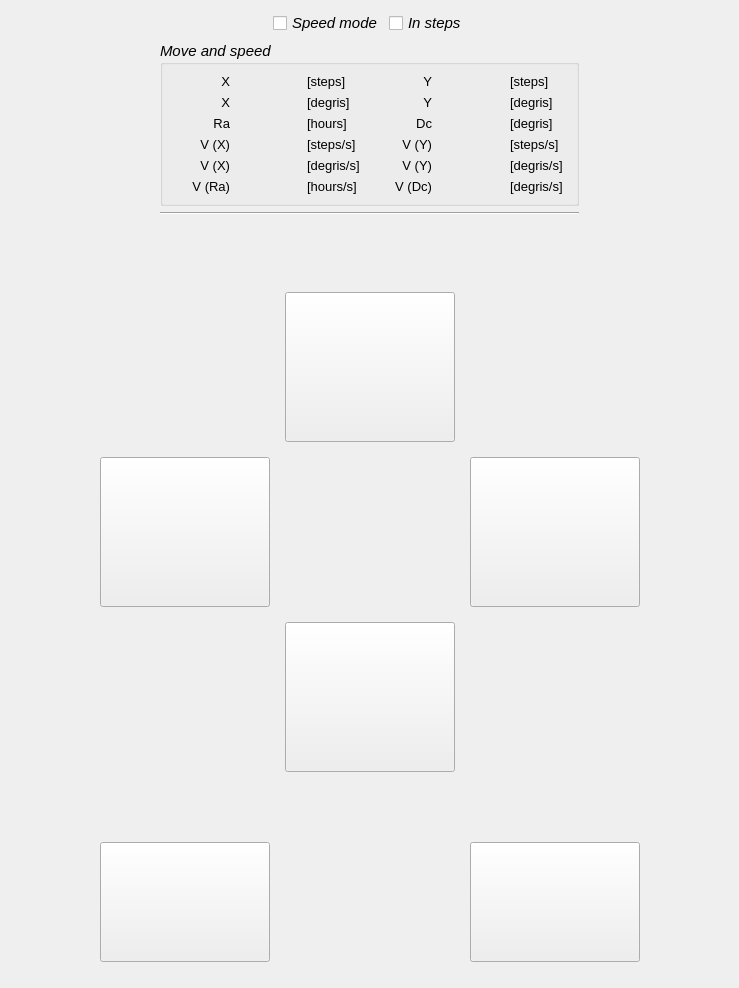
<?xml version="1.0" encoding="UTF-8"?>
<ui version="4.0">
 <class>tlinsUiPolit4</class>
 <widget class="QWidget" name="tlinsUiPolit4">
  <property name="geometry">
   <rect>
    <x>0</x>
    <y>0</y>
    <width>739</width>
    <height>988</height>
   </rect>
  </property>
  <property name="sizePolicy">
   <sizepolicy hsizetype="Expanding" vsizetype="Expanding">
    <horstretch>0</horstretch>
    <verstretch>0</verstretch>
   </sizepolicy>
  </property>
  <property name="windowTitle">
   <string>Form</string>
  </property>
  <layout class="QHBoxLayout" name="horizontalLayout_4">
   <property name="leftMargin">
    <number>0</number>
   </property>
   <property name="rightMargin">
    <number>0</number>
   </property>
   <item>
    <layout class="QGridLayout" name="gridLayout">
     <item row="0" column="0">
      <layout class="QHBoxLayout" name="horizontalLayout_2">
       <item>
        <spacer name="horizontalSpacer_8">
         <property name="orientation">
          <enum>Qt::Horizontal</enum>
         </property>
         <property name="sizeHint" stdset="0">
          <size>
           <width>40</width>
           <height>20</height>
          </size>
         </property>
        </spacer>
       </item>
       <item>
        <widget class="QCheckBox" name="speedMode">
         <property name="font">
          <font>
           <pointsize>11</pointsize>
           <italic>true</italic>
          </font>
         </property>
         <property name="text">
          <string>Speed mode</string>
         </property>
        </widget>
       </item>
       <item>
        <widget class="QCheckBox" name="inSteps">
         <property name="font">
          <font>
           <pointsize>11</pointsize>
           <italic>true</italic>
          </font>
         </property>
         <property name="text">
          <string>In steps</string>
         </property>
        </widget>
       </item>
       <item>
        <spacer name="horizontalSpacer_7">
         <property name="orientation">
          <enum>Qt::Horizontal</enum>
         </property>
         <property name="sizeHint" stdset="0">
          <size>
           <width>40</width>
           <height>20</height>
          </size>
         </property>
        </spacer>
       </item>
      </layout>
     </item>
     <item row="4" column="0">
      <layout class="QGridLayout" name="gridLayout_2">
       <property name="topMargin">
        <number>15</number>
       </property>
       <property name="bottomMargin">
        <number>15</number>
       </property>
       <property name="spacing">
        <number>15</number>
       </property>
       <item row="2" column="4">
        <widget class="QPushButton" name="bRight">
         <property name="sizePolicy">
          <sizepolicy hsizetype="Expanding" vsizetype="Expanding">
           <horstretch>0</horstretch>
           <verstretch>0</verstretch>
          </sizepolicy>
         </property>
         <property name="minimumSize">
          <size>
           <width>170</width>
           <height>150</height>
          </size>
         </property>
         <property name="maximumSize">
          <size>
           <width>170</width>
           <height>150</height>
          </size>
         </property>
         <property name="sizeIncrement">
          <size>
           <width>1</width>
           <height>1</height>
          </size>
         </property>
         <property name="baseSize">
          <size>
           <width>20</width>
           <height>20</height>
          </size>
         </property>
         <property name="icon">
          <iconset resource="resource.qrc">
           <normaloff>:/icons/ic_keyboard_arrow_right_black_24px.svg</normaloff>:/icons/ic_keyboard_arrow_right_black_24px.svg</iconset>
         </property>
         <property name="iconSize">
          <size>
           <width>70</width>
           <height>70</height>
          </size>
         </property>
         <property name="autoRepeat">
          <bool>false</bool>
         </property>
         <property name="autoExclusive">
          <bool>false</bool>
         </property>
         <property name="flat">
          <bool>false</bool>
         </property>
        </widget>
       </item>
       <item row="2" column="1">
        <spacer name="horizontalSpacer_3">
         <property name="orientation">
          <enum>Qt::Horizontal</enum>
         </property>
         <property name="sizeHint" stdset="0">
          <size>
           <width>40</width>
           <height>20</height>
          </size>
         </property>
        </spacer>
       </item>
       <item row="0" column="3">
        <spacer name="verticalSpacer">
         <property name="orientation">
          <enum>Qt::Vertical</enum>
         </property>
         <property name="sizeHint" stdset="0">
          <size>
           <width>20</width>
           <height>40</height>
          </size>
         </property>
        </spacer>
       </item>
       <item row="5" column="4">
        <widget class="QPushButton" name="bStop">
         <property name="sizePolicy">
          <sizepolicy hsizetype="Expanding" vsizetype="Expanding">
           <horstretch>0</horstretch>
           <verstretch>0</verstretch>
          </sizepolicy>
         </property>
         <property name="minimumSize">
          <size>
           <width>170</width>
           <height>120</height>
          </size>
         </property>
         <property name="maximumSize">
          <size>
           <width>170</width>
           <height>120</height>
          </size>
         </property>
         <property name="sizeIncrement">
          <size>
           <width>1</width>
           <height>1</height>
          </size>
         </property>
         <property name="baseSize">
          <size>
           <width>20</width>
           <height>20</height>
          </size>
         </property>
         <property name="icon">
          <iconset resource="resource.qrc">
           <normaloff>:/icons/pause.svg</normaloff>:/icons/pause.svg</iconset>
         </property>
         <property name="iconSize">
          <size>
           <width>50</width>
           <height>50</height>
          </size>
         </property>
         <property name="flat">
          <bool>false</bool>
         </property>
        </widget>
       </item>
       <item row="2" column="5">
        <spacer name="horizontalSpacer_4">
         <property name="orientation">
          <enum>Qt::Horizontal</enum>
         </property>
         <property name="sizeHint" stdset="0">
          <size>
           <width>40</width>
           <height>20</height>
          </size>
         </property>
        </spacer>
       </item>
       <item row="2" column="2">
        <widget class="QPushButton" name="bLeft">
         <property name="sizePolicy">
          <sizepolicy hsizetype="Expanding" vsizetype="Expanding">
           <horstretch>0</horstretch>
           <verstretch>0</verstretch>
          </sizepolicy>
         </property>
         <property name="minimumSize">
          <size>
           <width>170</width>
           <height>150</height>
          </size>
         </property>
         <property name="maximumSize">
          <size>
           <width>170</width>
           <height>150</height>
          </size>
         </property>
         <property name="sizeIncrement">
          <size>
           <width>1</width>
           <height>1</height>
          </size>
         </property>
         <property name="baseSize">
          <size>
           <width>20</width>
           <height>20</height>
          </size>
         </property>
         <property name="icon">
          <iconset resource="resource.qrc">
           <normaloff>:/icons/ic_keyboard_arrow_left_black_24px.svg</normaloff>:/icons/ic_keyboard_arrow_left_black_24px.svg</iconset>
         </property>
         <property name="iconSize">
          <size>
           <width>70</width>
           <height>70</height>
          </size>
         </property>
         <property name="autoRepeat">
          <bool>false</bool>
         </property>
         <property name="autoExclusive">
          <bool>false</bool>
         </property>
         <property name="flat">
          <bool>false</bool>
         </property>
        </widget>
       </item>
       <item row="1" column="3">
        <widget class="QPushButton" name="bUp">
         <property name="sizePolicy">
          <sizepolicy hsizetype="Expanding" vsizetype="Expanding">
           <horstretch>0</horstretch>
           <verstretch>0</verstretch>
          </sizepolicy>
         </property>
         <property name="minimumSize">
          <size>
           <width>170</width>
           <height>150</height>
          </size>
         </property>
         <property name="maximumSize">
          <size>
           <width>170</width>
           <height>150</height>
          </size>
         </property>
         <property name="sizeIncrement">
          <size>
           <width>1</width>
           <height>1</height>
          </size>
         </property>
         <property name="baseSize">
          <size>
           <width>20</width>
           <height>20</height>
          </size>
         </property>
         <property name="icon">
          <iconset resource="resource.qrc">
           <normaloff>:/icons/ic_keyboard_arrow_up_black_24px.svg</normaloff>:/icons/ic_keyboard_arrow_up_black_24px.svg</iconset>
         </property>
         <property name="iconSize">
          <size>
           <width>70</width>
           <height>70</height>
          </size>
         </property>
         <property name="shortcut">
          <string comment="Ctrl+W"/>
         </property>
         <property name="autoRepeat">
          <bool>false</bool>
         </property>
         <property name="autoExclusive">
          <bool>false</bool>
         </property>
         <property name="flat">
          <bool>false</bool>
         </property>
        </widget>
       </item>
       <item row="5" column="2">
        <widget class="QPushButton" name="bAbort">
         <property name="sizePolicy">
          <sizepolicy hsizetype="Ignored" vsizetype="Ignored">
           <horstretch>0</horstretch>
           <verstretch>0</verstretch>
          </sizepolicy>
         </property>
         <property name="minimumSize">
          <size>
           <width>170</width>
           <height>120</height>
          </size>
         </property>
         <property name="maximumSize">
          <size>
           <width>170</width>
           <height>120</height>
          </size>
         </property>
         <property name="sizeIncrement">
          <size>
           <width>1</width>
           <height>1</height>
          </size>
         </property>
         <property name="baseSize">
          <size>
           <width>20</width>
           <height>20</height>
          </size>
         </property>
         <property name="icon">
          <iconset resource="resource.qrc">
           <normaloff>:/icons/cancel-button.svg</normaloff>:/icons/cancel-button.svg</iconset>
         </property>
         <property name="iconSize">
          <size>
           <width>50</width>
           <height>50</height>
          </size>
         </property>
         <property name="flat">
          <bool>false</bool>
         </property>
        </widget>
       </item>
       <item row="3" column="3">
        <widget class="QPushButton" name="bDown">
         <property name="sizePolicy">
          <sizepolicy hsizetype="Expanding" vsizetype="Expanding">
           <horstretch>0</horstretch>
           <verstretch>0</verstretch>
          </sizepolicy>
         </property>
         <property name="minimumSize">
          <size>
           <width>170</width>
           <height>150</height>
          </size>
         </property>
         <property name="maximumSize">
          <size>
           <width>170</width>
           <height>150</height>
          </size>
         </property>
         <property name="sizeIncrement">
          <size>
           <width>1</width>
           <height>1</height>
          </size>
         </property>
         <property name="baseSize">
          <size>
           <width>20</width>
           <height>20</height>
          </size>
         </property>
         <property name="icon">
          <iconset resource="resource.qrc">
           <normaloff>:/icons/ic_keyboard_arrow_down_black_24px.svg</normaloff>:/icons/ic_keyboard_arrow_down_black_24px.svg</iconset>
         </property>
         <property name="iconSize">
          <size>
           <width>70</width>
           <height>70</height>
          </size>
         </property>
         <property name="autoRepeat">
          <bool>false</bool>
         </property>
         <property name="autoExclusive">
          <bool>false</bool>
         </property>
         <property name="flat">
          <bool>false</bool>
         </property>
        </widget>
       </item>
       <item row="4" column="3">
        <spacer name="verticalSpacer_2">
         <property name="orientation">
          <enum>Qt::Vertical</enum>
         </property>
         <property name="sizeHint" stdset="0">
          <size>
           <width>20</width>
           <height>40</height>
          </size>
         </property>
        </spacer>
       </item>
      </layout>
     </item>
     <item row="1" column="0">
      <layout class="QGridLayout" name="gridLayout_3">
       <item row="0" column="0">
        <spacer name="horizontalSpacer_9">
         <property name="orientation">
          <enum>Qt::Horizontal</enum>
         </property>
         <property name="sizeType">
          <enum>QSizePolicy::Preferred</enum>
         </property>
         <property name="sizeHint" stdset="0">
          <size>
           <width>160</width>
           <height>20</height>
          </size>
         </property>
        </spacer>
       </item>
       <item row="0" column="2">
        <spacer name="horizontalSpacer_5">
         <property name="orientation">
          <enum>Qt::Horizontal</enum>
         </property>
         <property name="sizeType">
          <enum>QSizePolicy::Preferred</enum>
         </property>
         <property name="sizeHint" stdset="0">
          <size>
           <width>160</width>
           <height>20</height>
          </size>
         </property>
        </spacer>
       </item>
       <item row="0" column="1">
        <widget class="QGroupBox" name="groupBox">
         <property name="sizePolicy">
          <sizepolicy hsizetype="Preferred" vsizetype="Minimum">
           <horstretch>0</horstretch>
           <verstretch>0</verstretch>
          </sizepolicy>
         </property>
         <property name="font">
          <font>
           <pointsize>11</pointsize>
           <italic>true</italic>
          </font>
         </property>
         <property name="title">
          <string>Move and speed</string>
         </property>
         <property name="flat">
          <bool>true</bool>
         </property>
         <layout class="QGridLayout" name="gridLayout_4">
          <item row="0" column="0">
           <layout class="QGridLayout" name="gridLayout_6">
            <property name="horizontalSpacing">
             <number>10</number>
            </property>
            <item row="1" column="5">
             <widget class="QLabel" name="ltddy">
              <property name="font">
               <font>
                <pointsize>10</pointsize>
                <italic>false</italic>
               </font>
              </property>
              <property name="text">
               <string>[degris]</string>
              </property>
              <property name="alignment">
               <set>Qt::AlignLeading|Qt::AlignLeft|Qt::AlignVCenter</set>
              </property>
             </widget>
            </item>
            <item row="2" column="2">
             <widget class="QLabel" name="ltdax">
              <property name="font">
               <font>
                <pointsize>10</pointsize>
                <italic>false</italic>
               </font>
              </property>
              <property name="text">
               <string>[hours]</string>
              </property>
              <property name="alignment">
               <set>Qt::AlignLeading|Qt::AlignLeft|Qt::AlignVCenter</set>
              </property>
             </widget>
            </item>
            <item row="0" column="4">
             <widget class="tlinsWDecimalValue" name="Sy" native="true">
              <property name="font">
               <font>
                <pointsize>10</pointsize>
                <italic>false</italic>
               </font>
              </property>
             </widget>
            </item>
            <item row="0" column="3">
             <widget class="QLabel" name="ldsy">
              <property name="font">
               <font>
                <pointsize>10</pointsize>
                <italic>false</italic>
               </font>
              </property>
              <property name="text">
               <string>Y</string>
              </property>
              <property name="alignment">
               <set>Qt::AlignRight|Qt::AlignTrailing|Qt::AlignVCenter</set>
              </property>
             </widget>
            </item>
            <item row="2" column="5">
             <widget class="QLabel" name="ltday">
              <property name="font">
               <font>
                <pointsize>10</pointsize>
                <italic>false</italic>
               </font>
              </property>
              <property name="text">
               <string>[degris]</string>
              </property>
              <property name="alignment">
               <set>Qt::AlignLeading|Qt::AlignLeft|Qt::AlignVCenter</set>
              </property>
             </widget>
            </item>
            <item row="1" column="2">
             <widget class="QLabel" name="ltddx">
              <property name="font">
               <font>
                <pointsize>10</pointsize>
                <italic>false</italic>
               </font>
              </property>
              <property name="text">
               <string>[degris]</string>
              </property>
              <property name="alignment">
               <set>Qt::AlignLeading|Qt::AlignLeft|Qt::AlignVCenter</set>
              </property>
             </widget>
            </item>
            <item row="2" column="1">
             <widget class="tlinsWCoordinateHourAngle" name="RaX" native="true">
              <property name="font">
               <font>
                <pointsize>10</pointsize>
                <italic>false</italic>
               </font>
              </property>
             </widget>
            </item>
            <item row="2" column="3">
             <widget class="QLabel" name="lday">
              <property name="font">
               <font>
                <pointsize>10</pointsize>
                <italic>false</italic>
               </font>
              </property>
              <property name="text">
               <string>Dc</string>
              </property>
              <property name="alignment">
               <set>Qt::AlignRight|Qt::AlignTrailing|Qt::AlignVCenter</set>
              </property>
             </widget>
            </item>
            <item row="3" column="4">
             <widget class="tlinsWDecimalValue" name="VSy" native="true">
              <property name="font">
               <font>
                <pointsize>10</pointsize>
                <italic>false</italic>
               </font>
              </property>
             </widget>
            </item>
            <item row="4" column="4">
             <widget class="tlinsWCoordinateDegris" name="VDy" native="true">
              <property name="font">
               <font>
                <pointsize>10</pointsize>
                <italic>false</italic>
               </font>
              </property>
             </widget>
            </item>
            <item row="4" column="3">
             <widget class="QLabel" name="lvdy">
              <property name="font">
               <font>
                <pointsize>10</pointsize>
                <italic>false</italic>
               </font>
              </property>
              <property name="text">
               <string>V (Y)</string>
              </property>
              <property name="alignment">
               <set>Qt::AlignRight|Qt::AlignTrailing|Qt::AlignVCenter</set>
              </property>
             </widget>
            </item>
            <item row="4" column="5">
             <widget class="QLabel" name="ltvdy">
              <property name="font">
               <font>
                <pointsize>10</pointsize>
                <italic>false</italic>
               </font>
              </property>
              <property name="text">
               <string>[degris/s]</string>
              </property>
              <property name="alignment">
               <set>Qt::AlignLeading|Qt::AlignLeft|Qt::AlignVCenter</set>
              </property>
             </widget>
            </item>
            <item row="5" column="4">
             <widget class="tlinsWCoordinateDeclination" name="VDc" native="true">
              <property name="font">
               <font>
                <pointsize>10</pointsize>
                <italic>false</italic>
               </font>
              </property>
             </widget>
            </item>
            <item row="0" column="0">
             <widget class="QLabel" name="ldsx">
              <property name="font">
               <font>
                <pointsize>10</pointsize>
                <italic>false</italic>
               </font>
              </property>
              <property name="text">
               <string> X</string>
              </property>
              <property name="alignment">
               <set>Qt::AlignRight|Qt::AlignTrailing|Qt::AlignVCenter</set>
              </property>
             </widget>
            </item>
            <item row="4" column="1">
             <widget class="tlinsWCoordinateDegris" name="VDx" native="true">
              <property name="font">
               <font>
                <pointsize>10</pointsize>
                <italic>false</italic>
               </font>
              </property>
             </widget>
            </item>
            <item row="2" column="0">
             <widget class="QLabel" name="ldax">
              <property name="font">
               <font>
                <pointsize>10</pointsize>
                <italic>false</italic>
               </font>
              </property>
              <property name="text">
               <string>Ra</string>
              </property>
              <property name="alignment">
               <set>Qt::AlignRight|Qt::AlignTrailing|Qt::AlignVCenter</set>
              </property>
             </widget>
            </item>
            <item row="1" column="0">
             <widget class="QLabel" name="lddx">
              <property name="font">
               <font>
                <pointsize>10</pointsize>
                <italic>false</italic>
               </font>
              </property>
              <property name="text">
               <string>X</string>
              </property>
              <property name="alignment">
               <set>Qt::AlignRight|Qt::AlignTrailing|Qt::AlignVCenter</set>
              </property>
             </widget>
            </item>
            <item row="3" column="5">
             <widget class="QLabel" name="ltvsy">
              <property name="font">
               <font>
                <pointsize>10</pointsize>
                <italic>false</italic>
               </font>
              </property>
              <property name="text">
               <string>[steps/s]</string>
              </property>
              <property name="alignment">
               <set>Qt::AlignLeading|Qt::AlignLeft|Qt::AlignVCenter</set>
              </property>
             </widget>
            </item>
            <item row="3" column="3">
             <widget class="QLabel" name="lvsy">
              <property name="font">
               <font>
                <pointsize>10</pointsize>
                <italic>false</italic>
               </font>
              </property>
              <property name="text">
               <string>V (Y)</string>
              </property>
              <property name="alignment">
               <set>Qt::AlignRight|Qt::AlignTrailing|Qt::AlignVCenter</set>
              </property>
             </widget>
            </item>
            <item row="5" column="1">
             <widget class="tlinsWCoordinateHourAngle" name="VRa" native="true">
              <property name="font">
               <font>
                <pointsize>10</pointsize>
                <italic>false</italic>
               </font>
              </property>
             </widget>
            </item>
            <item row="5" column="2">
             <widget class="QLabel" name="ltvax">
              <property name="font">
               <font>
                <pointsize>10</pointsize>
                <italic>false</italic>
               </font>
              </property>
              <property name="text">
               <string>[hours/s]</string>
              </property>
              <property name="alignment">
               <set>Qt::AlignLeading|Qt::AlignLeft|Qt::AlignVCenter</set>
              </property>
             </widget>
            </item>
            <item row="3" column="0">
             <widget class="QLabel" name="lvsx">
              <property name="font">
               <font>
                <pointsize>10</pointsize>
                <italic>false</italic>
               </font>
              </property>
              <property name="text">
               <string>V (X)</string>
              </property>
              <property name="alignment">
               <set>Qt::AlignRight|Qt::AlignTrailing|Qt::AlignVCenter</set>
              </property>
             </widget>
            </item>
            <item row="4" column="2">
             <widget class="QLabel" name="ltvdx">
              <property name="font">
               <font>
                <pointsize>10</pointsize>
                <italic>false</italic>
               </font>
              </property>
              <property name="text">
               <string>[degris/s]</string>
              </property>
              <property name="alignment">
               <set>Qt::AlignLeading|Qt::AlignLeft|Qt::AlignVCenter</set>
              </property>
             </widget>
            </item>
            <item row="2" column="4">
             <widget class="tlinsWCoordinateDeclination" name="DcY" native="true">
              <property name="font">
               <font>
                <pointsize>10</pointsize>
                <italic>false</italic>
               </font>
              </property>
             </widget>
            </item>
            <item row="4" column="0">
             <widget class="QLabel" name="lvdx">
              <property name="font">
               <font>
                <pointsize>10</pointsize>
                <italic>false</italic>
               </font>
              </property>
              <property name="text">
               <string>V (X)</string>
              </property>
              <property name="alignment">
               <set>Qt::AlignRight|Qt::AlignTrailing|Qt::AlignVCenter</set>
              </property>
             </widget>
            </item>
            <item row="1" column="4">
             <widget class="tlinsWCoordinateDegris" name="Dy" native="true">
              <property name="font">
               <font>
                <pointsize>10</pointsize>
                <italic>false</italic>
               </font>
              </property>
             </widget>
            </item>
            <item row="5" column="5">
             <widget class="QLabel" name="ltvay">
              <property name="font">
               <font>
                <pointsize>10</pointsize>
                <italic>false</italic>
               </font>
              </property>
              <property name="text">
               <string>[degris/s]</string>
              </property>
              <property name="alignment">
               <set>Qt::AlignLeading|Qt::AlignLeft|Qt::AlignVCenter</set>
              </property>
             </widget>
            </item>
            <item row="3" column="2">
             <widget class="QLabel" name="ltvsx">
              <property name="font">
               <font>
                <pointsize>10</pointsize>
                <italic>false</italic>
               </font>
              </property>
              <property name="text">
               <string>[steps/s]</string>
              </property>
              <property name="alignment">
               <set>Qt::AlignLeading|Qt::AlignLeft|Qt::AlignVCenter</set>
              </property>
             </widget>
            </item>
            <item row="5" column="3">
             <widget class="QLabel" name="lvay">
              <property name="font">
               <font>
                <pointsize>10</pointsize>
                <italic>false</italic>
               </font>
              </property>
              <property name="text">
               <string>V (Dc)</string>
              </property>
              <property name="alignment">
               <set>Qt::AlignRight|Qt::AlignTrailing|Qt::AlignVCenter</set>
              </property>
             </widget>
            </item>
            <item row="0" column="1">
             <widget class="tlinsWDecimalValue" name="Sx" native="true">
              <property name="font">
               <font>
                <pointsize>10</pointsize>
                <italic>false</italic>
               </font>
              </property>
             </widget>
            </item>
            <item row="0" column="2">
             <widget class="QLabel" name="ltdsx">
              <property name="font">
               <font>
                <pointsize>10</pointsize>
                <italic>false</italic>
               </font>
              </property>
              <property name="text">
               <string>[steps]</string>
              </property>
              <property name="alignment">
               <set>Qt::AlignLeading|Qt::AlignLeft|Qt::AlignVCenter</set>
              </property>
             </widget>
            </item>
            <item row="3" column="1">
             <widget class="tlinsWDecimalValue" name="VSx" native="true">
              <property name="font">
               <font>
                <pointsize>10</pointsize>
                <italic>false</italic>
               </font>
              </property>
             </widget>
            </item>
            <item row="1" column="1">
             <widget class="tlinsWCoordinateDegris" name="Dx" native="true">
              <property name="font">
               <font>
                <pointsize>10</pointsize>
                <italic>false</italic>
               </font>
              </property>
             </widget>
            </item>
            <item row="1" column="3">
             <widget class="QLabel" name="lddy">
              <property name="font">
               <font>
                <pointsize>10</pointsize>
                <italic>false</italic>
               </font>
              </property>
              <property name="text">
               <string>Y</string>
              </property>
              <property name="alignment">
               <set>Qt::AlignRight|Qt::AlignTrailing|Qt::AlignVCenter</set>
              </property>
             </widget>
            </item>
            <item row="0" column="5">
             <widget class="QLabel" name="ltdsy">
              <property name="font">
               <font>
                <pointsize>10</pointsize>
                <italic>false</italic>
               </font>
              </property>
              <property name="text">
               <string>[steps]</string>
              </property>
              <property name="alignment">
               <set>Qt::AlignLeading|Qt::AlignLeft|Qt::AlignVCenter</set>
              </property>
             </widget>
            </item>
            <item row="5" column="0">
             <widget class="QLabel" name="lvax">
              <property name="font">
               <font>
                <pointsize>10</pointsize>
                <italic>false</italic>
               </font>
              </property>
              <property name="text">
               <string>V (Ra)</string>
              </property>
              <property name="alignment">
               <set>Qt::AlignRight|Qt::AlignTrailing|Qt::AlignVCenter</set>
              </property>
             </widget>
            </item>
           </layout>
          </item>
         </layout>
        </widget>
       </item>
       <item row="1" column="1">
        <widget class="Line" name="line_3">
         <property name="orientation">
          <enum>Qt::Horizontal</enum>
         </property>
        </widget>
       </item>
      </layout>
     </item>
    </layout>
   </item>
  </layout>
 </widget>
 <customwidgets>
  <customwidget>
   <class>tlinsWDecimalValue</class>
   <extends>QWidget</extends>
   <header location="global">tlinswdecimalvalue.h</header>
   <container>1</container>
  </customwidget>
  <customwidget>
   <class>tlinsWCoordinateDeclination</class>
   <extends>QWidget</extends>
   <header>tlinswcoordinatedeclination.h</header>
   <container>1</container>
  </customwidget>
  <customwidget>
   <class>tlinsWCoordinateHourAngle</class>
   <extends>QWidget</extends>
   <header>tlinswcoordinatehourangle.h</header>
   <container>1</container>
  </customwidget>
  <customwidget>
   <class>tlinsWCoordinateDegris</class>
   <extends>QWidget</extends>
   <header>tlinswcoordinatedegris.h</header>
   <container>1</container>
  </customwidget>
 </customwidgets>
 <tabstops>
  <tabstop>speedMode</tabstop>
  <tabstop>inSteps</tabstop>
  <tabstop>bRight</tabstop>
  <tabstop>bLeft</tabstop>
  <tabstop>bUp</tabstop>
  <tabstop>bStop</tabstop>
  <tabstop>bAbort</tabstop>
  <tabstop>bDown</tabstop>
 </tabstops>
 <resources>
  <include location="resource.qrc"/>
 </resources>
 <connections/>
 <slots>
  <signal>setSignlMode(displayMode)</signal>
  <slot>setModeSlot(displayMode)</slot>
 </slots>
</ui>
